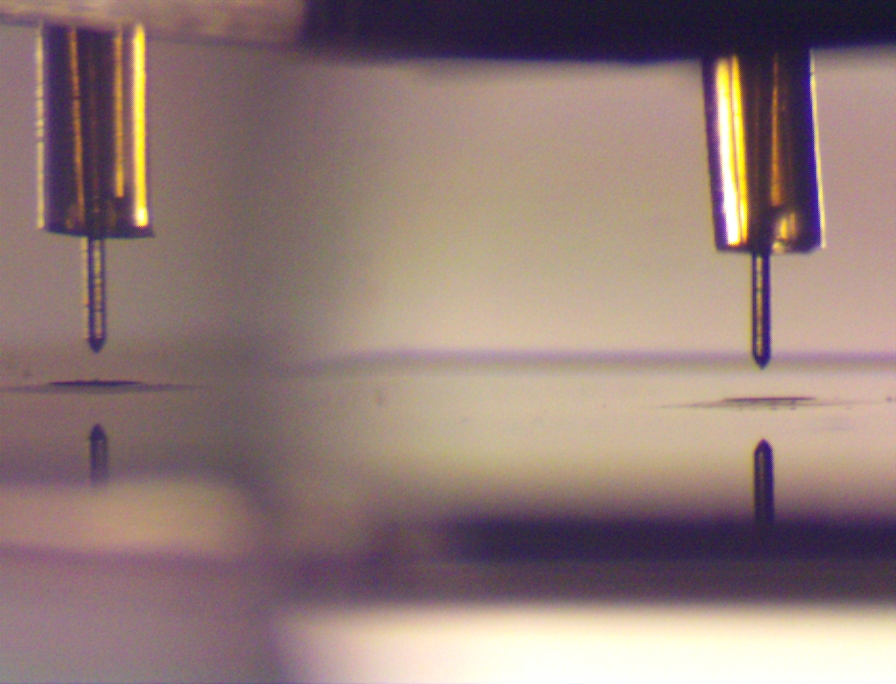
#> input picture image.jpg, 896 x 684 px
$ jupyter execute 'Finding Angle in Image.ipynb'   (shell and % lines are left out)
#> lines starting #> are read from the running program, lines starting #| are printed output that depends on the picture; after the words box and inside, x2 and y2 are one past the last pixel; in counts of white or black regions, pixels touching at a corner belong together
# Finding Angle of Objects in Images
Anshul Gupta
16 June 2020

[cell 1]
import cv2
import numpy as np
import pandas as pd
from matplotlib import pyplot as plt
from sklearn.linear_model import LinearRegression

## Get Image
Uses images from powerpoint, all of which are supposedly aligned.

Images converted to grayscale to simplify process.

[cell 2]
filename = "image.jpg"
img = cv2.cvtColor(cv2.imread(filename), cv2.COLOR_BGR2RGB)
gray = cv2.cvtColor(img, cv2.COLOR_RGB2GRAY)  # Convert to grayscale

fig, ax = plt.subplots(ncols=2, figsize=(9, 4))
ax[0].set_title('Original Image')
ax[0].imshow(img)
ax[1].set_title('Gray Scaled Image')
ax[1].imshow(gray, cmap='gray')

## Finding Angle of Known Misalignment
In the upper right of the image, the base is very clearly not vertical. We will use that to test whether an angle can
 be detected.

### Crop Image to Area of Interest

[cell 3]
# To box area of interest
gray_boxed = cv2.cvtColor(np.array(gray), cv2.COLOR_GRAY2RGB)
cv2.rectangle(gray_boxed, (680, 70), (830, 250), (255, 0, 0), 4)
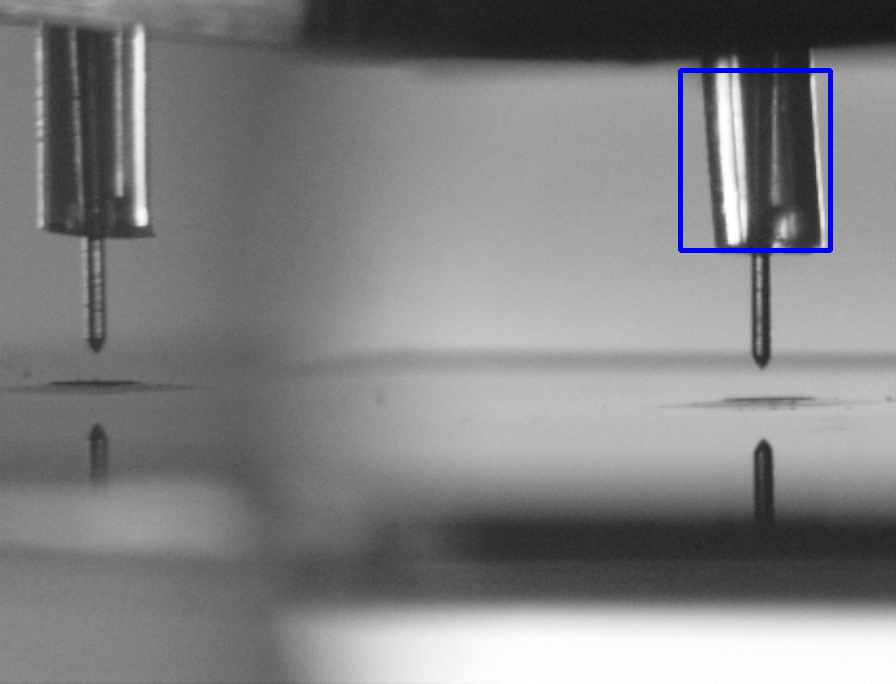
#> gray_boxed: shape (684, 896, 3); mean B, G, R 130.4, 129, 129

gray = gray[70:250, 680:830]  # Crop image
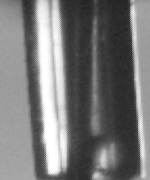
#> gray: shape (180, 150); min 34, max 255, mean 119.9

fig, ax = plt.subplots(ncols=2, figsize=(9, 4))
ax[0].set_title('Area of Interest')
ax[0].imshow(gray_boxed)
ax[1].set_title('Cropped grayscale image')
ax[1].imshow(gray, cmap='gray')
#> figure, not shown here; B, G, R data is drawn as R, G, B

### Find Edges
Finds the edges of the image using Canny Edge Detection in OpenCV. The only edges that matter are the left and right
most edges as they define the edge of the base.

Edges are put in Pandas Dataframe to make it easier.

[cell 4]
edges = cv2.Canny(gray, 100, 150)  # Find edges
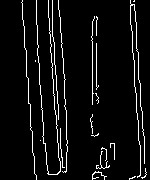
#> edges: shape (180, 150); 5.9% white in thin lines or dots, all inside (x1, y1, x2, y2) = (21, 0, 147, 180)

df = pd.DataFrame(edges)  # Put in dataframe
#> df = table of 180 rows and 150 columns

fig, ax = plt.subplots()
ax.set_title('Right Side Misaligned Edges')
ax.imshow(edges, cmap='gray')

### Extract the Left Most Line
Using ```idxmax```, the first column with a non-zero value is returned for each row, which corresponds to the left most line.

The plot shows that the line is slanted. If the line was vertical, the plot would be flat.

[cell 5]
tmp = df.idxmax(axis=1)  # Get pixel locations for left most line

x = tmp.index.values  # y pixel locations
#> x = 180 values from 0 to 179
y = tmp.values  # x pixel locations
#> y = 180 values, max 36 at index 175, min 21 at index 2, mean 28.08

fig, ax = plt.subplots()
ax.set_title('Left-most Edge of Image')
ax.set_xlabel('Y Pixel Location')
ax.set_ylabel('X Pixel Location')
ax.plot(x, y)
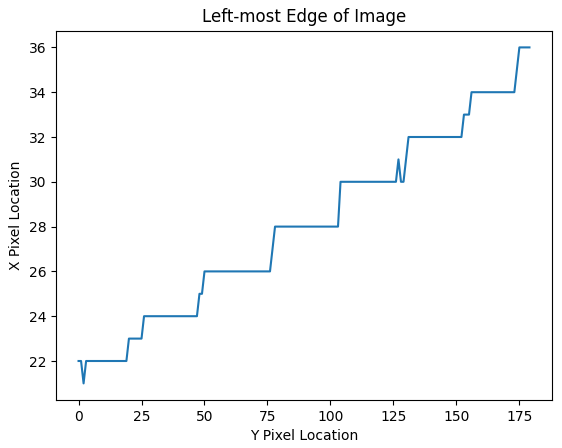
#> figure drawn by matplotlib, 1 panel; curve peaks at x = 175, y = 36

### Calculate Actual Edge
Using Linear Regression on the edge, we can find the line that represents the actual edge of the object.

[cell 6]
# Fit linear model
model = LinearRegression()
model.fit(x.reshape((-1, 1)), y.reshape((-1, 1)))

new_y = model.predict(x.reshape((-1, 1))).flatten()
#> new_y = 180 values from 21.2 to 34.96

fig, ax = plt.subplots()
ax.plot(x, new_y, label='Fitted Edge')
ax.plot(x, y, label='Edge')
ax.legend(loc='upper left')
ax.set_title('Left-most Edge of Image')
ax.set_xlabel('Y Pixel Location')
ax.set_ylabel('X Pixel Location')
#> figure, not shown here; curve peaks at x = 179, y = 34.96; curve peaks at x = 175, y = 36

### Get Angle from Slope
We now know the slope of the line, so from that we can calculate the angle of the line.

From this, we see that the base is 4.39° from being vertical.

[cell 7]
print("Slope: ", model.coef_)
print("Angle: ", np.arctan(model.coef_), "radians")
print("Angle: ", np.degrees(np.arctan(model.coef_)), "degrees")

## Find Angle of Known Alignment
We will be using the right side still, but we will use the emitter instead, which should be aligned.

### Crop Image to Area of Interest

[cell 8]
gray = cv2.cvtColor(img, cv2.COLOR_RGB2GRAY)  # Remake gray image
# To box area of interest
gray_boxed = cv2.cvtColor(np.array(gray), cv2.COLOR_GRAY2RGB)
cv2.rectangle(gray_boxed, (725, 255), (800, 350), (255, 0, 0), 4)
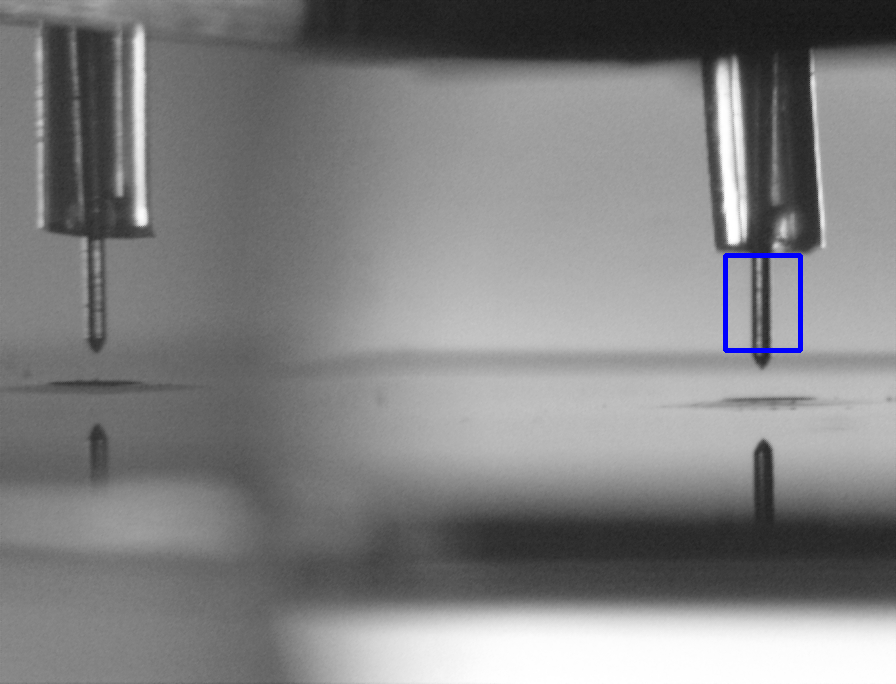
#> gray_boxed: shape (684, 896, 3); mean B, G, R 130, 129.3, 129.3

# gray = gray[255:350, 725:800]  # Crop image
gray = gray[240:335, 50:125]
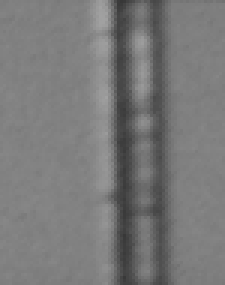
#> gray: shape (95, 75) (shown 3 times larger); min 55, max 161, mean 121

fig, ax = plt.subplots(ncols=2, figsize=(9, 4))
ax[0].set_title('Area of Interest')
ax[0].imshow(gray_boxed)
ax[1].set_title('Cropped grayscale image')
ax[1].imshow(gray, cmap='gray')
#> figure, not shown here; B, G, R data is drawn as R, G, B

### Find Edges

[cell 9]
edges = cv2.Canny(gray, 100, 200)  # Find edges
#> edges: shape (95, 75); 1.9% white in thin lines or dots, all inside (x1, y1, x2, y2) = (35, 0, 51, 95)

df = pd.DataFrame(edges)  # Put in dataframe
#> df = table of 95 rows and 75 columns

fig, ax = plt.subplots()
ax.set_title('Left Side Poor Edge Detection')
ax.imshow(edges, cmap='gray')

### Extract the Left Most Line
The plot is completely flat, indicating that the emitter is perfectly vertical.

[cell 10]
tmp = df.idxmax(axis=1)  # Get pixel locations for left most line

x = tmp.index.values  # y pixel locations
#> x = 95 values from 0 to 94
y = tmp.values  # x pixel locations
#> y = 95 values, max 39 at index 71, min 35 at index 64, mean 37.8

fig, ax = plt.subplots()
ax.set_title('Left-most Edge of Image')
ax.set_xlabel('Y Pixel Location')
ax.set_ylabel('X Pixel Location')
ax.plot(x, y)
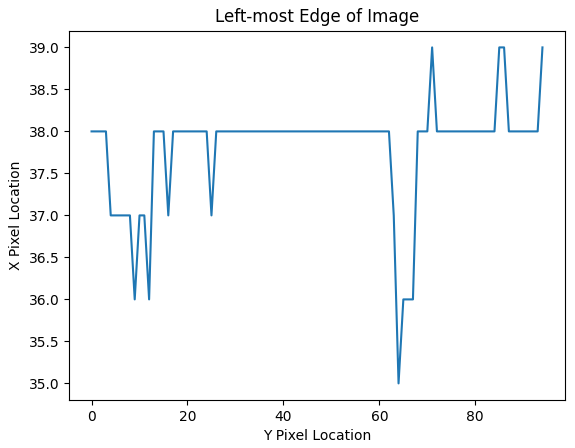
#> figure drawn by matplotlib, 1 panel; curve peaks at x = 71, y = 39

### Calculate Actual Edge

[cell 11]
# Fit linear model
model = LinearRegression()
model.fit(x.reshape((-1, 1)), y.reshape((-1, 1)))

new_y = model.predict(x.reshape((-1, 1))).flatten()
#> new_y = 95 values from 37.51 to 38.09

fig, ax = plt.subplots()
ax.plot(x, new_y, label='Fitted Edge')
ax.plot(x, y, label='Edge')
ax.legend(loc='upper left')
ax.set_title('Left-most Edge of Image')
ax.set_xlabel('Y Pixel Location')
ax.set_ylabel('X Pixel Location')
#> figure, not shown here; curve peaks at x = 94, y = 38.09; curve peaks at x = 71, y = 39

### Get Angle from Slope
The slope and angle are 0, meaning the emitter is perfectly vertical.

[cell 12]
print("Slope: ", model.coef_)
print("Angle: ", np.arctan(model.coef_), "radians")
print("Angle: ", np.degrees(np.arctan(model.coef_)), "degrees")

## Full Function
Here is the function to determine angle of an object in an image

[cell 13]
def find_angle(filename, y0, y1, x0, x1):
    """ Finds angle of an object using left-most edge in an image

    :param filename: filename of image
    :param y0: y coordinate of top left of bounding box of obj
    :param y1: y coordinate of bottom right of bounding box of obj
    :param x0: x coordinate of top left of bounding box of obj
    :param x1: x coordinate of botton right of bounding box of obj
    :return: angle of object in degrees
    """
#> called with filename = 'image.jpg', y0 = 70, y1 = 250, x0 = 680, x1 = 830
    img = cv2.cvtColor(cv2.imread(filename), cv2.COLOR_BGR2RGB)  # Get image
    gray = cv2.cvtColor(img, cv2.COLOR_RGB2GRAY)  # Convert to grayscale

    gray = gray[y0:y1, x0:x1]  # Crop image

    edges = cv2.Canny(gray, 100, 200)  # Edge detection
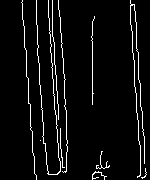
#> edges: shape (180, 150); 5.2% white in thin lines or dots, all inside (x1, y1, x2, y2) = (21, 0, 147, 180)
    edges = pd.DataFrame(edges)  # Putting edges in Dataframe
#> edges = table of 180 rows and 150 columns

    edge = edges.idxmax(axis=1)  # Getting leftmost edge
    x = edge.index.values  # y pixel locations
#> x = 180 values from 0 to 179
    y = edge.values  # x pixel locations
#> y = 180 values, max 36 at index 175, min 21 at index 2, mean 28.08

    # Fitting linear model
    model = LinearRegression()
    model.fit(x.reshape((-1, 1)), y.reshape((-1, 1)))

    return np.degrees(np.arctan(model.coef_))  # Get angle from slope

### Known Misalignment

[cell 14]
print(find_angle("image.jpg", 70, 250, 680, 830), "degrees")

### Known Alignment

[cell 15]
print(find_angle("image.jpg", 255, 350, 725, 800), "degrees")
#> call 2 of find_angle, with filename = 'image.jpg', y0 = 255, y1 = 350, x0 = 725, x1 = 800
#> in find_angle (call 2), `gray = gray[y0:y1, x0:x1]`:
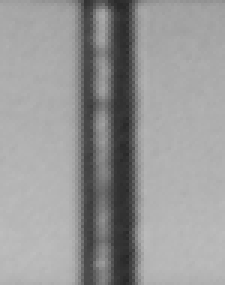
#> gray: shape (95, 75) (shown 3 times larger); min 38, max 190, mean 151.2
#> in find_angle (call 2), `edges = cv2.Canny(gray, 100, 200)`:
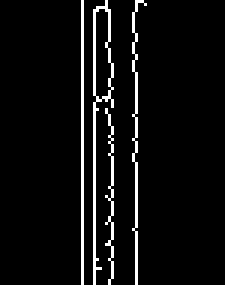
#> edges: shape (95, 75) (shown 3 times larger); 5.6% white in thin lines or dots, all inside (x1, y1, x2, y2) = (27, 0, 49, 95)
#> in find_angle (call 2), `edges = pd.DataFrame(edges)`: edges = table of 95 rows and 75 columns
#> in find_angle (call 2), `x = edge.index.values`: x = 95 values from 0 to 94
#> in find_angle (call 2), `y = edge.values`: y = 95 values from 27 to 27
